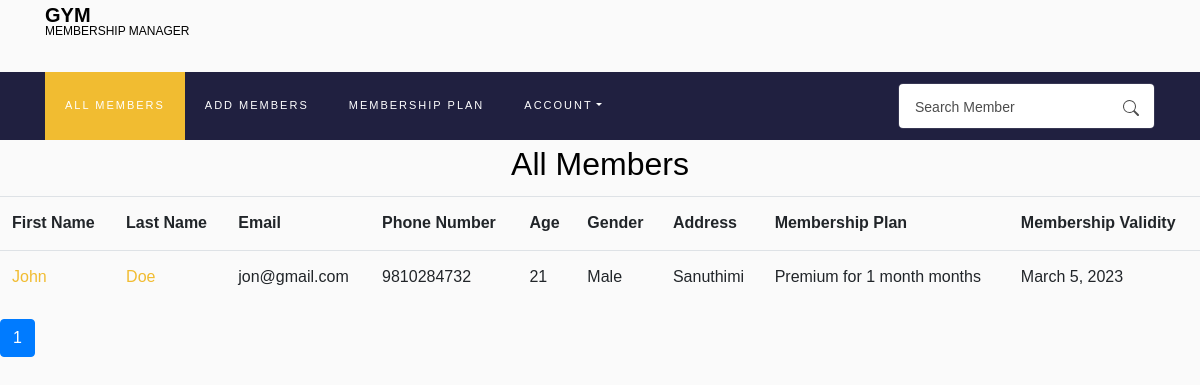
Screenshot of / (signed in) with the database file from the repository.
### Membership/models.py (models this page shows, shortened)
class Members(models.Model):
    gym_owner = models.ForeignKey(
        User, on_delete=models.CASCADE, related_name='gym_owner', default=None)
    first_name = models.CharField(max_length=100, blank=False)
    last_name = models.CharField(max_length=100, blank=False)
    email = models.EmailField(max_length=100, blank=False)
    age = models.IntegerField(blank=False)
    gender = models.CharField(max_length=10, blank=False)
    phone_number = models.CharField(max_length=20, blank=False)
    address = models.CharField(max_length=100, blank=False)
    membership = models.ForeignKey(
        Membership, on_delete=models.CASCADE, related_name='membership')
    validity = models.DateField()

class Membership(models.Model):
    user = models.ForeignKey(
        User, on_delete=models.CASCADE, related_name='owner')
    membership_type = models.CharField(max_length=100, blank=False)
    membership_price = models.IntegerField(blank=False)
    membership_duration = models.CharField(max_length=20, blank=False)
    def __str__(self):
        if self.membership_duration == "1" :
            return f"{self.membership_type} for {self.membership_duration} month"
        else:
            return f"{self.membership_type} for {self.membership_duration} months"

### Membership/views.py (the view)
# urls.py: path("",views.all_members, name='index'),
@login_required(login_url='/login',redirect_field_name=None)
def all_members(request):
    members = Members.objects.filter(
        gym_owner=request.user).order_by('validity').all()
    paginator = Paginator(members, 5)
    page_num = request.GET.get('page')
    page_obj = paginator.get_page(page_num)
    return render(request, 'Membership/all-members.html', {
        'page_obj': page_obj,
        'form': SearchForm()
    })

### Membership/forms.py
class SearchForm(forms.Form):
    search = forms.CharField(label='',max_length=100,widget=forms.TextInput(attrs={
        'class':'form-control pl-3',
        'placeholder': 'Search Member',
    }))

### Membership/utils.py (called while the page is built)
def inject_form(request):
    return {'searchform': SearchForm()}

### Membership/templates/Membership/all-members.html (shortened to what this page needs)
{% extends "Membership/layout.html" %}
{% block body %}
<h2 style="text-align: center;">All Members</h2>
<table class="table table-hover">
    <tr>
        <th>First Name</th>
        <th>Last Name</th>
        <th>Email</th>
        <th>Phone Number</th>
        <th>Age</th>
        <th>Gender</th>
        <th>Address</th>
        <th>Membership Plan</th>
        <th>Membership Validity</th>
    </tr>
    {% for member in page_obj %}
    <tr>
        <td> <a href="{% url 'member-detail' member.id%}" style="text-decoration: none;"> {{member.first_name}}</a></td>
     <td> <a href="{% url 'member-detail' member.id%}" style="text-decoration: none;">{{member.last_name}}</a></td>
        <td>{{member.email}}</td>
        <td>{{member.phone_number}}</td>
        <td>{{member.age}}</td>
        <td>{{member.gender}}</td>
        <td>{{member.address}}</td>
        <td>{{member.membership}}</td>
        <td>{{member.validity}}</td>
    </tr>
    {% empty %}
    <p>Member does not exists</p>
    {% endfor %}
</table>
<div class="pagination">
    <ul class="pagination">
        {% for page in page_obj.paginator.page_range %}
        {% if page == page_obj.number %}
        <li class="page-item active">
            <a class="page-link" href="?page={{ page }}">{{ page }} </a>
        </li>
        {% else %}
        <a class="page-link" href="?page={{ page }}">{{ page }}</a>
        {% endif %}
        {% endfor %}
    </ul>
</div>
{% endblock %}

### Membership/static/Membership/A.style.css.pagespeed.cf.4cGS_Kvzku.css (style rules this page uses)
:root { --blue: #007bff; --indigo: #6610f2; --purple: #6f42c1; --pink: #e83e8c; --red: #dc3545; --orange: #fd7e14; --yellow: #ffc107; --green: #28a745; --teal: #20c997; --cyan: #17a2b8; --white: #fff; --gray: #6c757d; --gray-dark: #343a40; --primary: #007bff; --secondary: #6c757d; --success: #28a745; --info: #17a2b8; --warning: #ffc107; --danger: #dc3545; --light: #f8f9fa; --dark: #343a40; --breakpoint-xs: 0; --breakpoint-sm: 576px; --breakpoint-md: 768px; --breakpoint-lg: 992px; --breakpoint-xl: 1200px; --font-family-sans-serif: -apple-system, BlinkMacSystemFont, "Segoe UI", Roboto, "Helvetica Neue", Arial, "Noto Sans", sans-serif, "Apple Color Emoji", "Segoe UI Emoji", "Segoe UI Symbol", "Noto Color Emoji"; --font-family-monospace: SFMono-Regular, Menlo, Monaco, Consolas, "Liberation Mono", "Courier New", monospace; }
html { font-family: sans-serif; line-height: 1.15; -webkit-text-size-adjust: 100%; -webkit-tap-highlight-color: transparent; }
body { margin: 0; font-family: -apple-system, BlinkMacSystemFont, "Segoe UI", Roboto, "Helvetica Neue", Arial, "Noto Sans", sans-serif, "Apple Color Emoji", "Segoe UI Emoji", "Segoe UI Symbol", "Noto Color Emoji"; font-size: 1rem; font-weight: 400; line-height: 1.5; color: #212529; text-align: left; background-color: #fff; }
h1, h2, h3, h4, h5, h6 { margin-top: 0; margin-bottom: 0.5rem; }
ul { margin-top: 0; margin-bottom: 1rem; }
a { color: #007bff; text-decoration: none; background-color: transparent; }
.h1, .h2, .h3, .h4, .h5, .h6, h1, h2, h3, h4, h5, h6 { margin-bottom: 0.5rem; font-weight: 500; line-height: 1.2; }
.h2, h2 { font-size: 2rem; }
.form-control { display: block; width: 100%; height: calc(1.5em + 0.75rem + 2px); padding: 0.375rem 0.75rem; font-size: 1rem; font-weight: 400; line-height: 1.5; color: #495057; background-color: #fff; background-clip: padding-box; border: 1px solid #ced4da; border-radius: 0.25rem; -webkit-transition: border-color 0.15s ease-in-out, -webkit-box-shadow 0.15s ease-in-out; transition: border-color 0.15s ease-in-out, -webkit-box-shadow 0.15s ease-in-out; -o-transition: border-color 0.15s ease-in-out, box-shadow 0.15s ease-in-out; transition: border-color 0.15s ease-in-out, box-shadow 0.15s ease-in-out, -webkit-box-shadow 0.15s ease-in-out; }
.form-control::placeholder { color: #6c757d; opacity: 1; }
.page-link { position: relative; display: block; padding: 0.5rem 0.75rem; margin-left: -1px; line-height: 1.25; color: #007bff; background-color: #fff; border: 1px solid #dee2e6; }
.page-item:first-child .page-link { margin-left: 0; border-top-left-radius: 0.25rem; border-bottom-left-radius: 0.25rem; }
.page-item:last-child .page-link { border-top-right-radius: 0.25rem; border-bottom-right-radius: 0.25rem; }
.page-item.active .page-link { z-index: 1; color: #fff; background-color: #007bff; border-color: #007bff; }
body { font-family: Poppins, Arial, sans-serif; font-size: 16px; line-height: 1.8; font-weight: 400; background: #fafafa; color: gray; }
a { -webkit-transition: 0.3s all ease; -o-transition: 0.3s all ease; transition: 0.3s all ease; color: #f1bc31; }
.h1, .h2, .h3, .h4, .h5, h1, h2, h3, h4, h5 { line-height: 1.5; font-weight: 400; font-family: Poppins, Arial, sans-serif; color: #000; }
.searchform .form-control { width: calc(100% - 46px); border: none; background: #fff !important; color: rgba(0, 0, 0, 0.7) !important; font-size: 14px; }
.form-control { height: 46px !important; background: #fff !important; color: #000 !important; font-size: 14px; border-radius: 0; -webkit-box-shadow: none !important; box-shadow: none !important; border: 1px solid rgba(0, 0, 0, 0.1); }

### rows the page displays
Members: first_name "John", last_name "Doe", email "jon@gmail.com", phone_number "9810284732", age "21", gender "Male", address "Sanuthimi", membership "Premium for 1 month months", validity "March 5, 2023"

### other values shown
{{ page }} "1"
